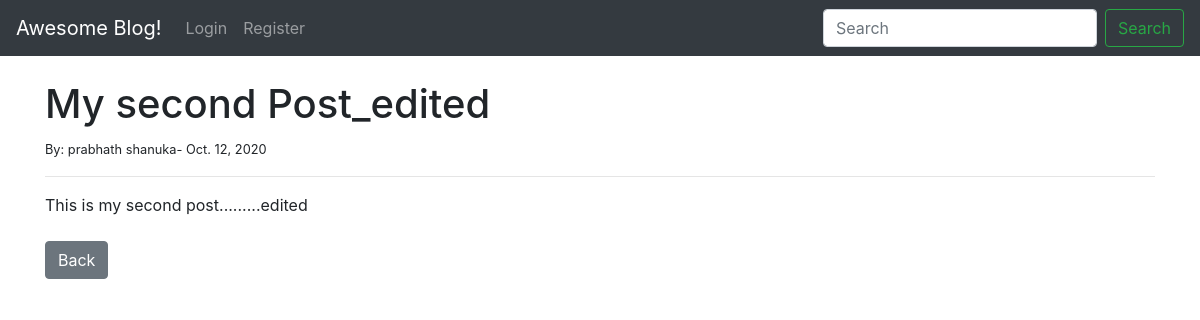
Page /article/2 on the earlier database version.
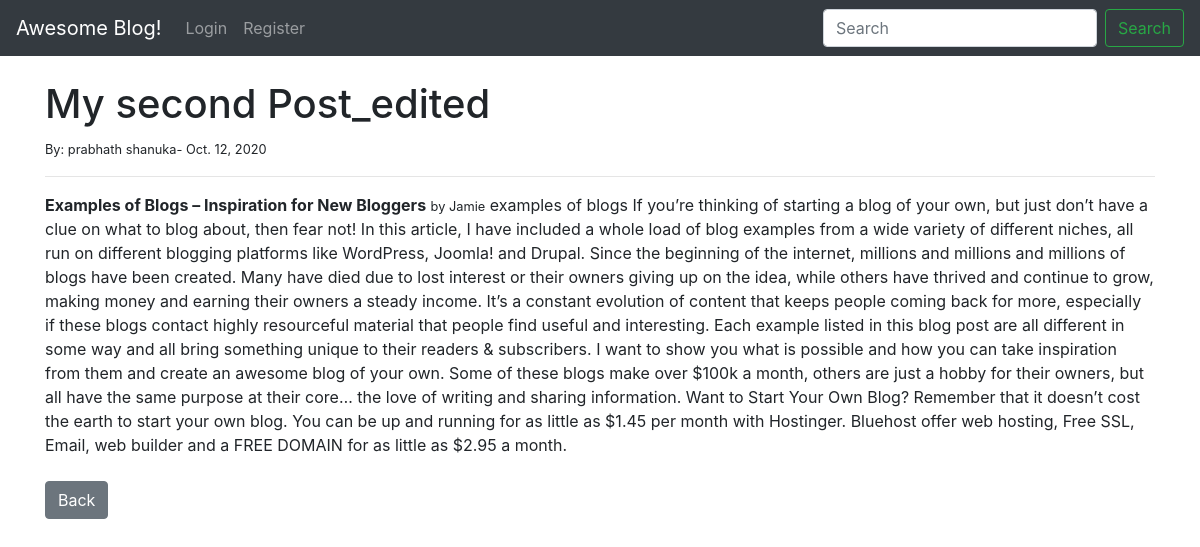
Same page on the later database version.
### theblog/models.py (models this page shows, shortened)
class Post(models.Model):
	title = models.CharField(max_length=255)
	title_tag = models.CharField(max_length=255  )
	author = models.ForeignKey(User, on_delete = models.CASCADE)
	body = models.TextField()
	post_date = models.DateField(auto_now_add=True)
	category = models.CharField(max_length=255,default='uncategories')

### theblog/views.py (the view)
# urls.py: path('article/<int:pk>', ArticleDetailView.as_view(), name= 'article-detail'),
class ArticleDetailView(DetailView):
	model = Post
	template_name = 'article_details.html'

### theblog/templates/article_details.html (shortened to what this page needs)
<!DOCTYPE html>
{% extends 'base.html' %}
{% block content %}
<html>
<head>
</head>
<body>
	<h1> {{post.title}}</h1>
	<small>By:
	{{post.author.first_name}}
	{{post.author.last_name}}-
	{{post.post_date}}
	</small>
	<br>
	<hr>
	{{post.body|safe}}
	<br>
	<br>
	<a href="{% url 'home' %}" class = "btn btn-secondary">Back</a>
</body>
{% endblock %}

Differences in the rows shown:
changed Post "My second Post_edited": body "This is my second post.........edited" → "Examples of Blogs – Inspiration for New Bloggers by Jamie examples of blogs If you’re thinking of starting a blog of your own, but just don’t have a clue on what to blog about, then fear not! In this article, I have included a whole load of blog examples from a wide variety of different niches, all run on different blogging platforms like WordPress, Joomla! and Drupal. Since the beginning of the internet, millions and millions and millions of blogs have been created. Many have died due to lost interest or their owners giving up on the idea, while others have thrived and continue to grow, making money and earning their owners a steady income. It’s a constant evolution of content that keeps…"
